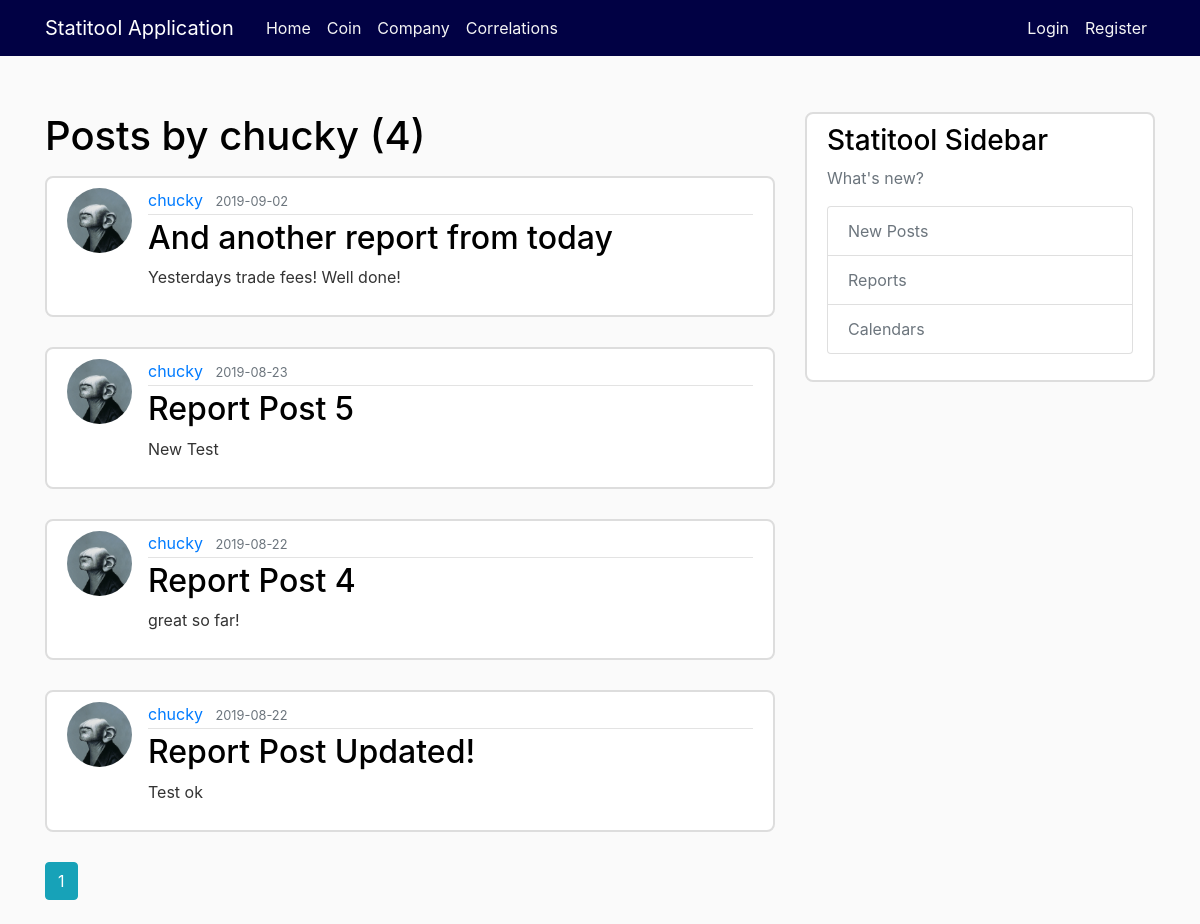
Page /user/chucky on the committed database.
### reptool/models.py (models this page shows, shortened)
class User(db.Model, UserMixin):
    id = db.Column(db.Integer, primary_key=True)
    username = db.Column(db.String(20), unique=True, nullable=False)# string type, unique id, at least one default username for non null.
    email = db.Column(db.String(120), unique=True, nullable=False)# string type, unique id, string type<characters length=120
    image_file = db.Column(db.String(20), nullable=False, default='default.jpg')# integer type, unique id
    password= db.Column(db.String(60), nullable= False) # integer type von 60 characters long, unique id
    posts = db.relationship('Post', backref='author', lazy =True) # integer type, unique id, lazy argument sqlalchemy will load the data immediately on the go, its a relationship, not a column

class Post(db.Model):
    id = db.Column(db.Integer, primary_key=True)
    title = db.Column(db.String(80),  nullable=False)
    date_posted = db.Column(db.DateTime, nullable=False, default=datetime.utcnow)
    content = db.Column(db.Text, nullable=False)
    user_id = db.Column(db.Integer, db.ForeignKey('user.id'), nullable=False)

### reptool/users/routes.py (the view)
@users.route("/user/<string:username>")
def user_posts(username):
    page = request.args.get('page', 1, type=int)
    user = User.query.filter_by(username=username).first_or_404()
    posts = Post.query.filter_by(author=user)\
        .order_by(Post.date_posted.desc())\
        .paginate(page=page, per_page=5)
    return render_template('user_posts.html', posts=posts, user=user)

### reptool/templates/user_posts.html (shortened to what this page needs)
{% extends "layout.html" %}
{% block content %}
    <h1 class="mb-3">Posts by {{ user.username }} ({{ posts.total }})</h1>
    {% for post in posts.items %}
        <article class="media content-section">
            <img class="rounded-circle article-img" src="{{ url_for('static', filename='profile_fot/' + post.author.image_file) }}">
            <div class="media-body">
                <div class="article-metadata">
                    <a class="mr-2" href="{{ url_for('users.user_posts', username=post.author.username) }}">{{ post.author.username }}</a>
                    <small class="text-muted">{{ post.date_posted.strftime('%Y-%m-%d') }}</small>
                </div>
                <h2><a class="article-title" href="{{ url_for('posts.post', post_id=post.id) }}">{{ post.title }}</a></h2>
                <p class="article-content">{{ post.content }}</p>
            </div>
        </article>
    {% endfor %}
    {% for page_num in posts.iter_pages(left_edge=1, right_edge=1, left_current=1, right_current=2) %}
        {% if page_num %}
            {% if posts.page == page_num %}
                <a class="btn btn-info mb-4" href="{{ url_for('users.user_posts', username=user.username, page=page_num) }}"> {{ page_num }}</a>
            {% else %}
                <a class="btn btn-outline-info mb-4" href="{{ url_for('users.user_posts', username=user.username, page=page_num) }}"> {{ page_num }}</a>
            {% endif %}
        {% endif %}
    {% endfor %}
{% endblock content %}

### reptool/static/main.css (style rules this page uses)
body { background: #fafafa; color: #333333; margin-top: 7rem; }
h1, h2, h3, h4, h5, h6 { color: black; }
.content-section { background: #ffffff; padding: 10px 20px; border: 2px solid #dddddd; border-radius: 8px; margin-bottom: 30px; }
.article-title { color: black; }
.article-content { white-space: pre-line; }
.article-img { height: 65px; width: 65px; margin-right: 16px; }
.article-metadata { padding-bottom: 2px; margin-bottom: 4px; border-bottom: 1px solid #e3e3e3 }

### rows in the picture
User: username "chucky"
Post: image_file (placeholder picture), author.username "chucky", date_posted "2019-09-02", title "And another report from today", content "Yesterdays trade fees! Well done!"
Post: image_file (placeholder picture), author.username "chucky", date_posted "2019-08-23", title "Report Post 5", content "New Test"
Post: image_file (placeholder picture), author.username "chucky", date_posted "2019-08-22", title "Report Post 4", content "great so far!"
Post: image_file (placeholder picture), author.username "chucky", date_posted "2019-08-22", title "Report Post Updated!", content "Test ok"

### other values in the picture
{{ posts.total }} "4"
{{ page_num }} "1"
